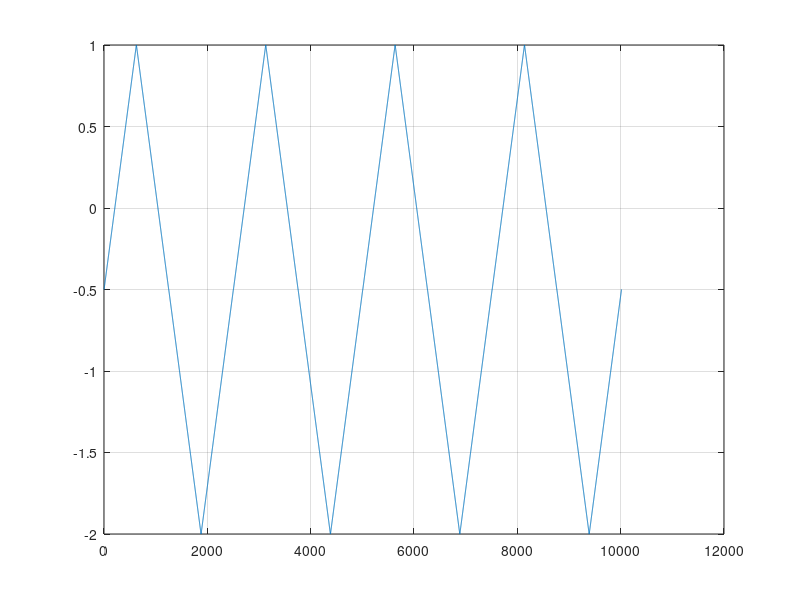

Write the MATLAB code that produced this figure.
close all
clc
clear all
Ts=1.25;
t=0:0.002:Ts;
x1=t*(1.5/1.25); %x = t*1.2 unde tmax=Ts=1.25
x2=[x1,x1(length(x1):-1:1)]; % panta semnalului = -1V sau 1V
x3=[x2,-x2]; %reprezentare -1.5 : 1.5 pe Oy 
x4=x3-0.5; %reprezentare -2:1 pe Oy
x = [x4,x4,x4,x4];
figure
plot(x);
grid